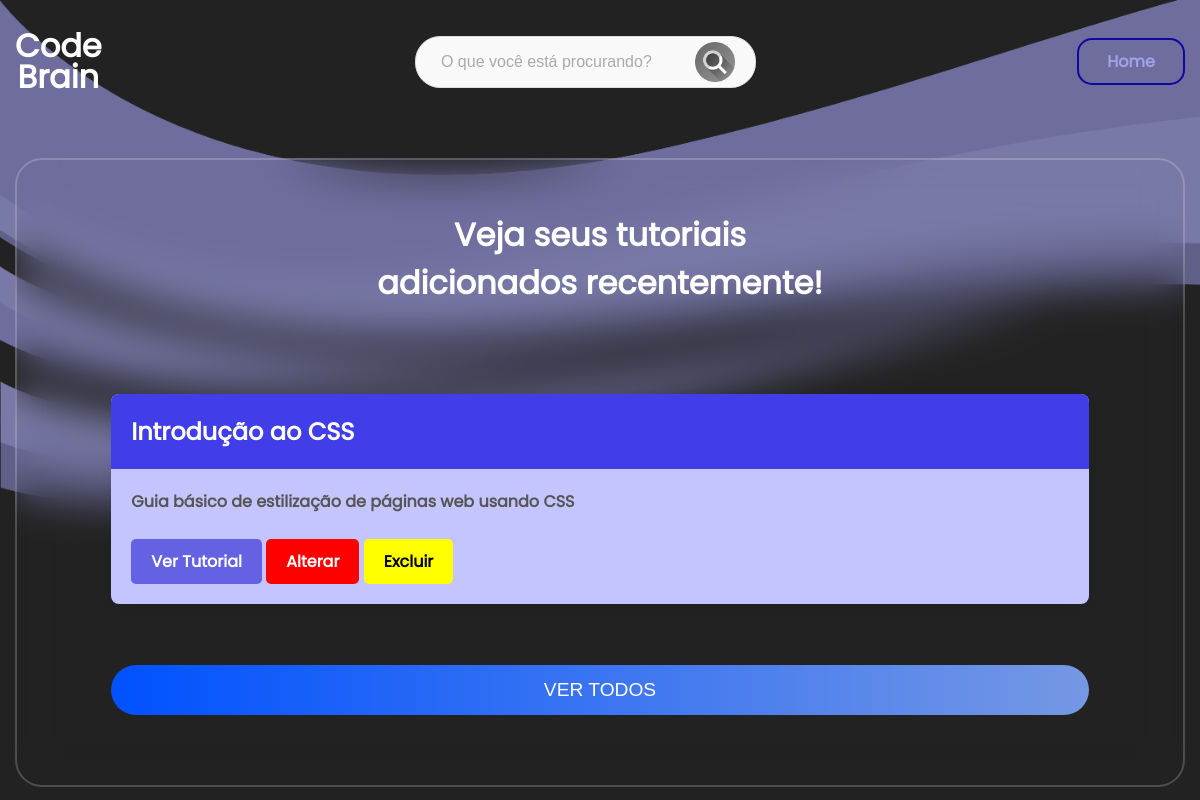
/view/tutoriaisProfessor.php?status=sucesso (signed in), run on the app's committed database.
### tables this page shows
CREATE TABLE `tutoriais` (
  `id_tutorial` int(11) NOT NULL,
  `titulo` varchar(65) DEFAULT NULL,
  `conteudo` longtext NOT NULL,
  `descricao` longtext NOT NULL,
  `id_usuario` int(11) DEFAULT NULL
);

### model/DAO/Conexao.php (called while the page is built, shortened)
<?php
class Conexao {
    private static $conexao;
    public static function getInstance(){
        if(!isset(self::$conexao)){
            try {
                $options = array(
                PDO::ATTR_PERSISTENT => true,
                PDO::MYSQL_ATTR_INIT_COMMAND => 'SET NAMES UTF8;',
                PDO::ATTR_ERRMODE => PDO::ERRMODE_EXCEPTION
            );
                self::$conexao = new
                PDO("mysql:host=localhost;dbname=test",
                "root","", $options);
            } catch (PDOException $exc) {
                echo "Erro ao conectar ao banco ".$exc->getMessage();
            }
        }
        return self::$conexao;
    }
}
?>

### model/DAO/TutorialDAO.php (called while the page is built, shortened)
<?php
include_once "Conexao.php";
    class TutorialDAO{
    public $pdo = null;
    public function __construct(){
        $this->pdo = Conexao::getInstance();
    }
    public function listarTutoriaisPorProfessor($id_usuario){
        try {
            $sql = "SELECT tutoriais.*,u.nome FROM tutoriais
            INNER JOIN usuario as u ON tutoriais.id_usuario = u.id_usuario WHERE tutoriais.id_usuario = '{$id_usuario}'";
            $stmt = $this->pdo->prepare($sql);
            $stmt->execute();
            $retorno = $stmt->fetchALL(PDO::FETCH_ASSOC);
            return $retorno;
        } catch (PDOException $exe) {
            echo $exe->getMessage();
        }
    }
        }

### view/tutoriaisProfessor.php (the view, shortened to what this page needs)
<?php
include_once('../model/DAO/TutorialDAO.php');
$id_professor = $_SESSION['id_usuario'];
$tutorialDAO = new TutorialDAO();
$todos = $tutorialDAO->listarTutoriaisPorProfessor($id_professor);
?>
<!DOCTYPE html>
<html lang="pt-BR">
<head>
    <link rel="stylesheet" href="../styles/fonts.css">
    <link rel="stylesheet" href="../styles/media.css">
    <link rel="stylesheet" href="https://cdn.jsdelivr.net/npm/sweetalert2@11.14.5/dist/sweetalert2.min.css">
</head>
<body>
    <header>
        <div id="title">
            <h1>Code</h1>
            <h1>Brain</h1>
        </div>
        <div class="bloquinho">
        <form action="resultadodapesquisa.php" method="get" class="search-form">
    <input type="text" name="pesquisa" id="pesquisa" class="search-input" placeholder="O que você está procurando?"
    required>
    <button type="submit" class="search-button">
        <img src="../components/images/lupa.png" alt="Pesquisar">
    </button>
</form>
   </div>
        <ul>
            <a href="./inicio.php" id="acesso">
                <li>Home</li>
            </a>
        </ul>
</header>
<br><br>
 <div class="bloco">
    <h1>Veja seus tutoriais<br> adicionados recentemente!</h1>
<br>
    <div class="container">
        <?php foreach ($todos as $tutorial) { ?>
            <div class='tutorial-card'>
                <div class='tutorial-header'><?php echo $tutorial['titulo'] ?>
                </div>
                <div class='tutorial-body'>
                    <p><?php echo $tutorial['descricao'] ?> </p>
                    <a class='tutorial-link' href='tutorialCompleto.php?id=<?php echo $tutorial['id_tutorial'] ?>'>Ver Tutorial</a>
                        <a class='tutorial-link2' href=' alterarTutorialProf.php?id=<?php echo $tutorial['id_tutorial'] ?>'>Alterar</a>
                    <a class='tutorial-link3' href='../control/excluirTutorialControlProf.php?id=<?php echo $tutorial['id_tutorial'] ?>' >Excluir</a>
                </div>
                </div>
        <?php } ?>
        <br>
        <input type="submit" onclick="window.location.href='alltutoriais.php'" class="btn" value="Ver todos">
 </div>
    </div>
</body>
</html>

### view/tutoriaisProfessor.php (style rules this page uses)
body { background-color: #222; color: white; font-family: poppinsregular; max-width: 1200px; margin: 0 auto; font-weight: 600; padding: 15px; background-image: url(../components/images/introtuto.png); background-size: 100%; }
header { display: flex; flex-direction: row; justify-content: space-between; align-items: center; }
#title { flex-direction: column; line-height: 10px; }
li { display: inline-block; margin: 18px; color: rgb(162, 162, 235); }
a { color: rgb(16, 6, 160); border-color: rgb(162, 162, 235); }
#acesso { border: 2px solid rgb(16, 6, 160); padding: 10px; border-radius: 15px; }
.container { width: 90%; max-width: 1200px; margin: 40px auto; align-items: center; }
.tutorial-card { background-color: rgb(196, 196, 255); border-radius: 8px; box-shadow: 0 4px 12px rgba(0, 0, 0, 0.05); margin-bottom: 20px; overflow: hidden; transition: transform 0.3s ease; }
.tutorial-header { background-color: #403de9; color: white; padding: 20px; font-size: 1.5rem; }
.tutorial-body { padding: 20px; }
.tutorial-body p { margin: 0 0 10px; font-size: 1rem; color: #555; }
.tutorial-link { display: inline-block; margin-top: 15px; padding: 10px 20px; background-color: #6462e2; color: white; text-decoration: none; border-radius: 5px; transition: background-color 0.5s ease; }
.tutorial-link2 { display: inline-block; margin-top: 15px; padding: 10px 20px; background-color: red; color: white; text-decoration: none; border-radius: 5px; transition: background-color 0.5s ease; }
.tutorial-link3 { display: inline-block; margin-top: 15px; padding: 10px 20px; background-color: yellow; color: black; text-decoration: none; border-radius: 5px; transition: background-color 0.5s ease; }
h1 { align-items: center; position: relative; text-align: center; }
.btn { display: block; width: 100%; height: 50px; border-radius: 25px; outline: none; border: none; background-image: linear-gradient(to right, #0051ff, #7598e4, #c2cbf1); background-size: 200%; font-size: 1.2rem; color: #fff; font-family: 'Poppins', sans-serif; text-transform: uppercase; margin: 1rem 0; cursor: pointer; transition: .5s; }
.bloco { background-color: transparent; border: 2px solid rgba(255, 255, 255, .2); backdrop-filter: blur(20px); color: #fff; border-radius: 27px; padding: 30px 40px; align-items:center; }
.search-form { display: flex; align-items: center; background-color: #f9f9f9; border: 1px solid #ddd; border-radius: 25px; padding: 5px 15px; max-width: 400px; width: 100%; height: 40px; transition: box-shadow 0.3s ease; }
.search-input { flex: 1; border: none; outline: none; background: transparent; font-size: 16px; padding: 10px; color: #333; }
.search-input::placeholder { color: #aaa; }
.search-button { background: none; border: none; padding: 5px; cursor: pointer; display: flex; align-items: center; justify-content: center; }
.search-button img { width: 40px; height: 40px; filter: grayscale(100%); transition: filter 0.3s ease; }
.bloquinho { align-items: center; text-align: center; }

### data on the page
tutoriais: titulo "Introdução ao CSS", descricao "Guia básico de estilização de páginas web usando CSS"
